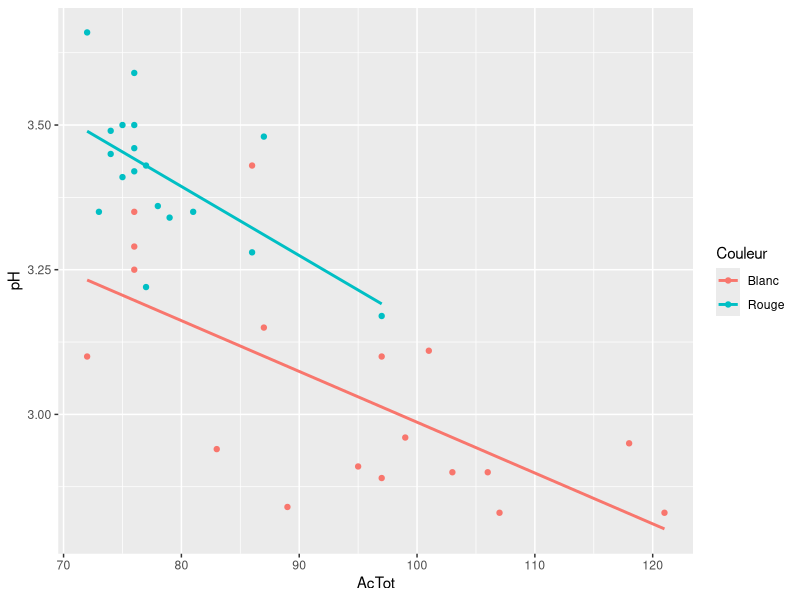
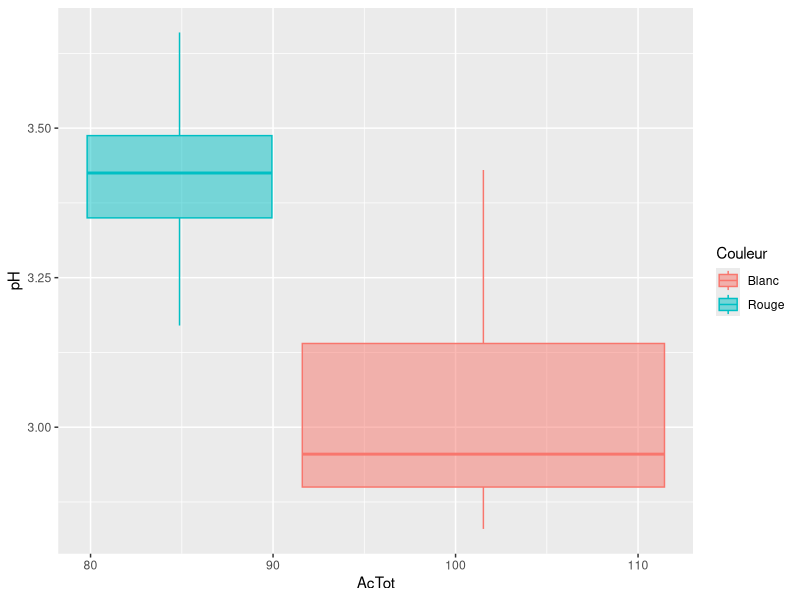
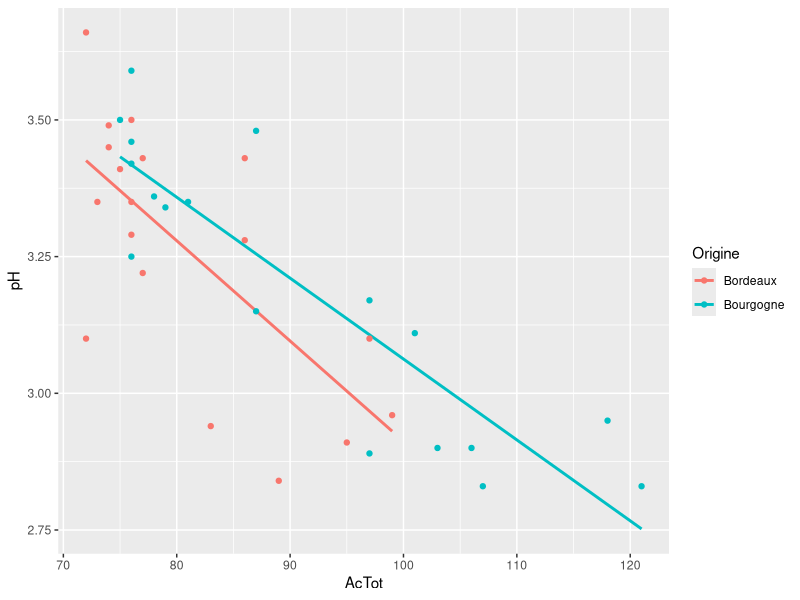
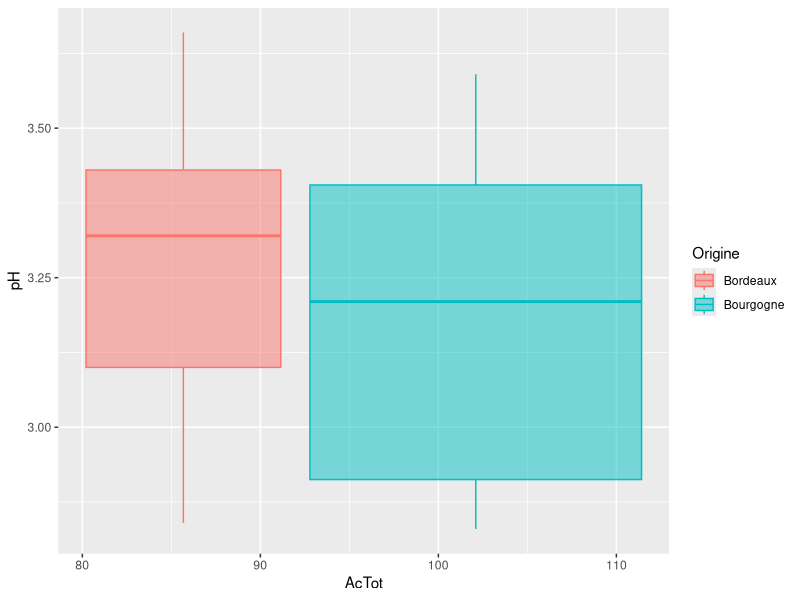

These charts were generated, in order, by the following R code:
## ---- chunk 1
library(dplyr)
library(rmarkdown)
library(corrplot)
library(ggplot2)
## ---- chunk 2
cepage <- read.csv("CepagesB.csv",header=TRUE, sep=";",dec = ",")
cepage$Origine <- as.factor(cepage$Origine)
cepage$Couleur <- as.factor(cepage$Couleur)
## ---- chunk 3
table(cepage$Couleur,cepage$Origine)
## ---- chunk 4
pH_Col <- tapply(cepage$pH,list(cepage$Couleur), mean)
pH_Col
## ---- chunk 5
pH_Col_Ori <- tapply(cepage$pH,list(cepage$Couleur, cepage$Origine), mean)
pH_Col_Ori
## ---- chunk 6
ggplot(cepage , aes(y=pH, x=AcTot , colour=Couleur))+
geom_smooth(method = 'lm',se = F)+ geom_point()


ggplot(cepage , aes(y=pH, x=AcTot , colour=Couleur ,fill=Couleur))+
geom_boxplot(alpha=0.5, outlier.alpha=0)
## ---- chunk 7
ggplot(cepage , aes(y=pH, x=AcTot , colour=Origine))+
geom_smooth(method = 'lm',se = F)+ geom_point()


ggplot(cepage , aes(y=pH, x=AcTot , colour=Origine ,fill=Origine))+
geom_boxplot(alpha=0.5, outlier.alpha=0)
## ---- chunk 8
full_mod <- lm(pH ~ Couleur,data = cepage)
summary(full_mod)
